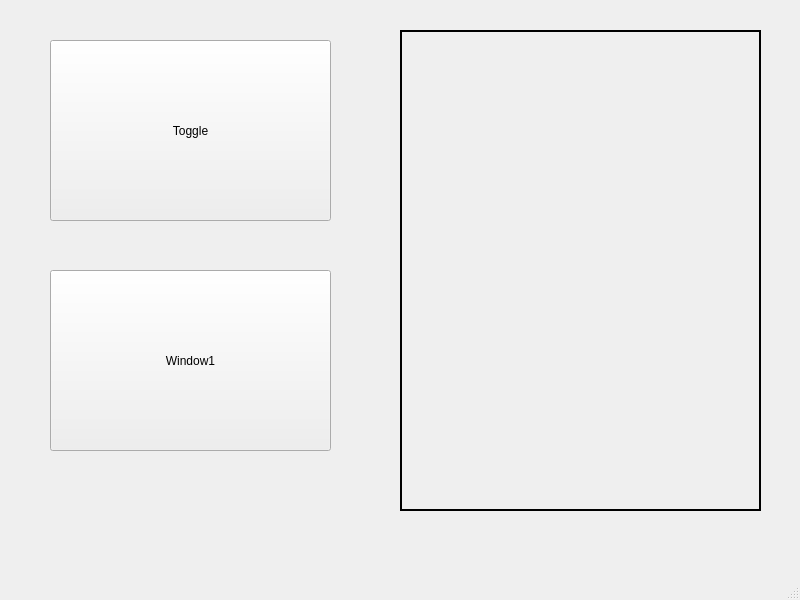
<?xml version="1.0" encoding="UTF-8"?>
<ui version="4.0">
 <class>MainWindow</class>
 <widget class="QMainWindow" name="MainWindow">
  <property name="geometry">
   <rect>
    <x>0</x>
    <y>0</y>
    <width>800</width>
    <height>600</height>
   </rect>
  </property>
  <property name="windowTitle">
   <string>MainWindow</string>
  </property>
  <widget class="QWidget" name="centralwidget">
   <widget class="QLabel" name="CameraLabel">
    <property name="geometry">
     <rect>
      <x>400</x>
      <y>30</y>
      <width>361</width>
      <height>481</height>
     </rect>
    </property>
    <property name="styleSheet">
     <string notr="true">border: 2px solid;</string>
    </property>
    <property name="text">
     <string/>
    </property>
   </widget>
   <widget class="QPushButton" name="ToggleCameraButton">
    <property name="geometry">
     <rect>
      <x>50</x>
      <y>40</y>
      <width>281</width>
      <height>181</height>
     </rect>
    </property>
    <property name="text">
     <string>Toggle</string>
    </property>
   </widget>
   <widget class="QPushButton" name="Window1Button">
    <property name="geometry">
     <rect>
      <x>50</x>
      <y>270</y>
      <width>281</width>
      <height>181</height>
     </rect>
    </property>
    <property name="text">
     <string>Window1</string>
    </property>
   </widget>
  </widget>
  <widget class="QMenuBar" name="menubar">
   <property name="geometry">
    <rect>
     <x>0</x>
     <y>0</y>
     <width>800</width>
     <height>22</height>
    </rect>
   </property>
  </widget>
  <widget class="QStatusBar" name="statusbar"/>
 </widget>
 <resources/>
 <connections/>
</ui>
